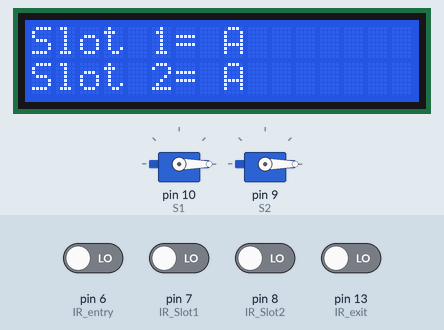
The sketch below on a simulated Arduino Uno, built with avr-gcc and run on an emulated ATmega328P. On the bench: 2 × servo, 16×2 character LCD. Inputs (shaded band) come from the test bench; at power-on: pin 6 (IR_entry), pin 7 (IR_Slot1), pin 8 (IR_Slot2), pin 13 (IR_exit) LOW.

Above: at 5.2 s.
5.3 s: pin 7 (IR_Slot1) driven HIGH
At 6.5 s:
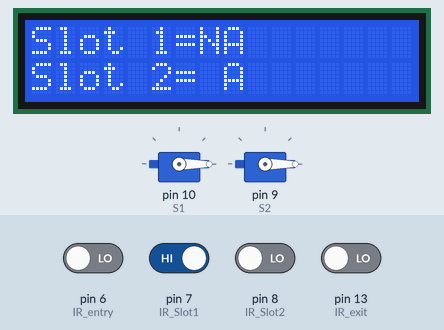
6.8 s: pin 8 (IR_Slot2) driven HIGH
At 7.8 s:
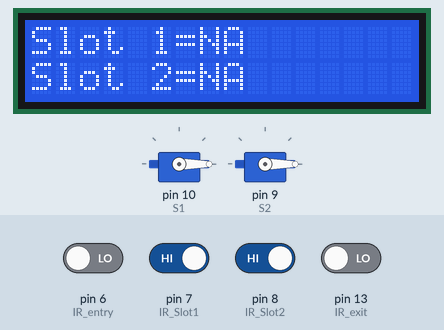
8.3 s: pin 7 (IR_Slot1) driven LOW
At 8.9 s:
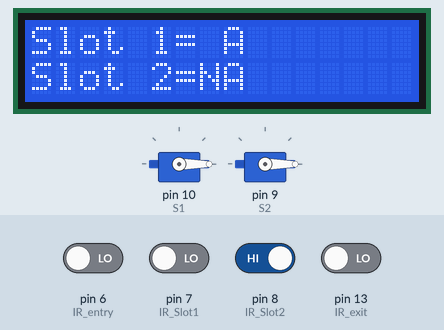
9.8 s: pin 6 (IR_entry) driven HIGH
At 11.0 s:
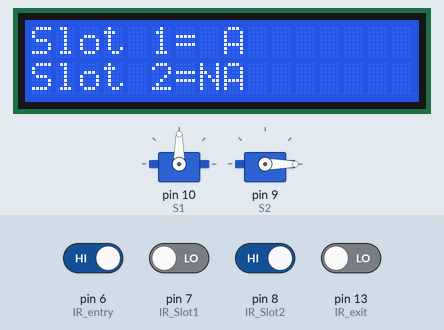
11.3 s: pin 13 (IR_exit) driven HIGH
At 12.2 s:
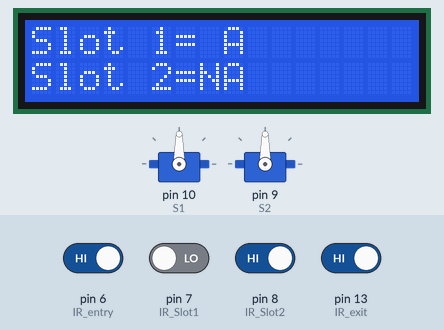
12.8 s: pin 6 (IR_entry) driven LOW
At 13.5 s:
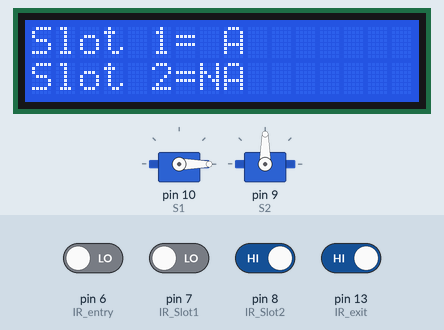
Timing chart, 0 to 15.3 s (numbered marks = the images above; inputs shaded):
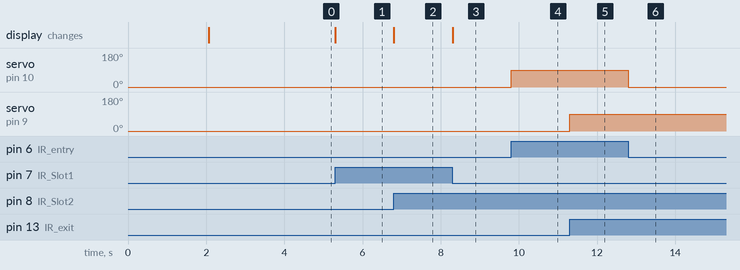

The sketch:

smart_parking_system.ino
```cpp
#include <LiquidCrystal.h>
#include <Servo.h> // Library for the servo motor

Servo S1, S2;
#define IR_Slot1 7
#define IR_Slot2 8
#define IR_entry 6
#define IR_exit 13

int pos = 0;

LiquidCrystal lcd(12, 11, 5, 4, 3, 2);

void setup() {

    S1.attach(10);
    S2.attach(9);

    S1.write(pos);
    S2.write(pos);

    pinMode(IR_Slot1, INPUT);
    pinMode(IR_Slot2, INPUT);
    pinMode(IR_entry, INPUT);
    pinMode(IR_exit, INPUT);
    lcd.begin(16, 2);
    lcd.print(" Smart Parking");
    lcd.setCursor(0, 1);
    lcd.print("     System");

    delay(2000);

    lcd.clear();
    lcd.setCursor(0, 0);
    lcd.print("Slot 1= A");
    lcd.setCursor(0, 1);
    lcd.print("Slot 2= A");

    delay(2000);
}

void loop() {
    if (digitalRead(IR_Slot1) == HIGH) {
        lcd.setCursor(0, 0);
        lcd.print("Slot 1=NA ");
    } else {
        lcd.setCursor(0, 0);
        lcd.print("Slot 1= A  ");
    }
    if (digitalRead(IR_Slot2) == HIGH) {
        lcd.setCursor(0, 1);
        lcd.print("Slot 2=NA ");
    } else {
        lcd.setCursor(0, 1);
        lcd.print("Slot 2= A  ");
    }

    if (digitalRead(IR_entry) == HIGH) {
        S1.write(pos + 90);
    } else {
        S1.write(pos);
    }
    if (digitalRead(IR_exit) == HIGH) {
        S2.write(pos + 90);
    } else {
        S2.write(pos);
    }
}
```

Measured:
- after the input at 5.3 s, the display: changes at once (image 1)
- after the input at 6.8 s, the display: changes at once (image 2)
- after the input at 8.3 s, the display: changes at once (image 3)
- after the input at 9.8 s, servo on pin 10 (S1): 0° → 90° at once
- after the input at 11.3 s, servo on pin 9 (S2): 0° → 90° at once
- after the input at 12.8 s, servo on pin 10 (S1): 90° → 0° at once
